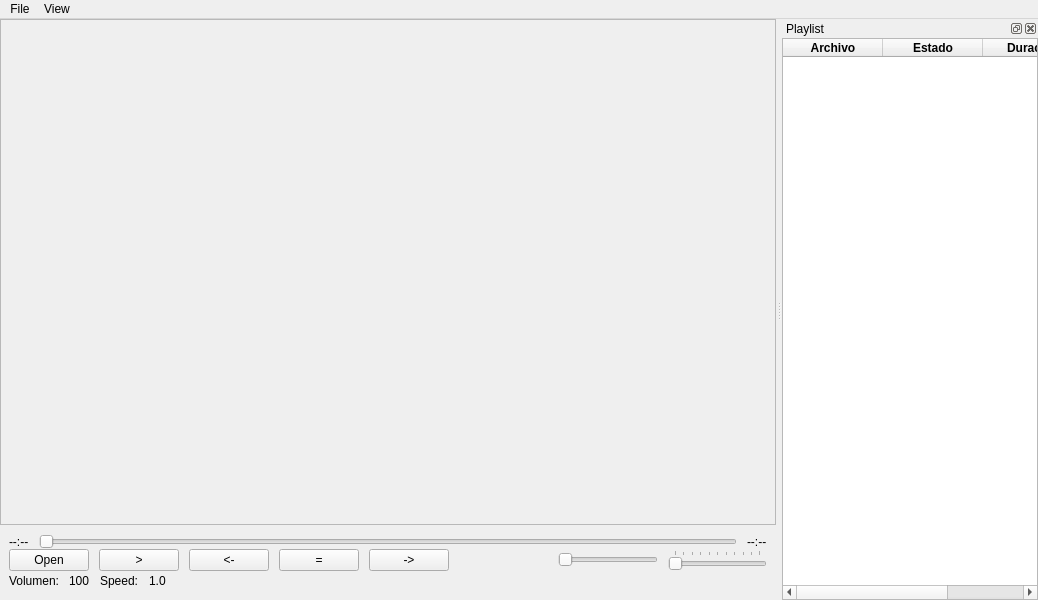
<?xml version="1.0" encoding="UTF-8"?>
<ui version="4.0">
 <class>MainWindow</class>
 <widget class="QMainWindow" name="MainWindow">
  <property name="geometry">
   <rect>
    <x>0</x>
    <y>0</y>
    <width>1038</width>
    <height>600</height>
   </rect>
  </property>
  <property name="windowTitle">
   <string>MainWindow</string>
  </property>
  <widget class="QWidget" name="centralwidget">
   <layout class="QVBoxLayout" name="verticalLayout">
    <property name="spacing">
     <number>0</number>
    </property>
    <property name="leftMargin">
     <number>0</number>
    </property>
    <property name="topMargin">
     <number>0</number>
    </property>
    <property name="rightMargin">
     <number>0</number>
    </property>
    <property name="bottomMargin">
     <number>0</number>
    </property>
    <item>
     <widget class="QWidget" name="widgetVideo" native="true">
      <property name="sizePolicy">
       <sizepolicy hsizetype="Preferred" vsizetype="MinimumExpanding">
        <horstretch>0</horstretch>
        <verstretch>0</verstretch>
       </sizepolicy>
      </property>
      <layout class="QHBoxLayout" name="horizontalLayout_4">
       <property name="spacing">
        <number>0</number>
       </property>
       <property name="leftMargin">
        <number>0</number>
       </property>
       <property name="topMargin">
        <number>0</number>
       </property>
       <property name="rightMargin">
        <number>0</number>
       </property>
       <property name="bottomMargin">
        <number>0</number>
       </property>
       <item>
        <widget class="QFrame2" name="videoFrame">
         <property name="frameShape">
          <enum>QFrame::StyledPanel</enum>
         </property>
         <property name="frameShadow">
          <enum>QFrame::Raised</enum>
         </property>
        </widget>
       </item>
      </layout>
     </widget>
    </item>
    <item>
     <layout class="QVBoxLayout" name="controlsLayout">
      <property name="leftMargin">
       <number>9</number>
      </property>
      <property name="topMargin">
       <number>9</number>
      </property>
      <property name="rightMargin">
       <number>9</number>
      </property>
      <property name="bottomMargin">
       <number>9</number>
      </property>
      <item>
       <layout class="QHBoxLayout" name="horizontalLayout_2">
        <property name="spacing">
         <number>10</number>
        </property>
        <item>
         <widget class="QLabel" name="startDurationLabel">
          <property name="text">
           <string>--:--</string>
          </property>
         </widget>
        </item>
        <item>
         <widget class="QSlider" name="positionSlider">
          <property name="orientation">
           <enum>Qt::Horizontal</enum>
          </property>
         </widget>
        </item>
        <item>
         <widget class="QLabel" name="endDurationLabel">
          <property name="text">
           <string>--:--</string>
          </property>
         </widget>
        </item>
       </layout>
      </item>
      <item>
       <layout class="QHBoxLayout" name="horizontalLayout">
        <property name="spacing">
         <number>10</number>
        </property>
        <item>
         <widget class="QPushButton" name="openButton">
          <property name="text">
           <string>Open</string>
          </property>
         </widget>
        </item>
        <item>
         <widget class="QPushButton" name="playButton">
          <property name="text">
           <string>&gt;</string>
          </property>
          <property name="iconSize">
           <size>
            <width>16</width>
            <height>16</height>
           </size>
          </property>
          <property name="autoDefault">
           <bool>false</bool>
          </property>
          <property name="flat">
           <bool>false</bool>
          </property>
         </widget>
        </item>
        <item>
         <widget class="QPushButton" name="pushButton_4">
          <property name="text">
           <string>&lt;-</string>
          </property>
         </widget>
        </item>
        <item>
         <widget class="QPushButton" name="pushButton">
          <property name="text">
           <string>=</string>
          </property>
         </widget>
        </item>
        <item>
         <widget class="QPushButton" name="pushButton_3">
          <property name="text">
           <string>-&gt;</string>
          </property>
         </widget>
        </item>
        <item>
         <spacer name="horizontalSpacer">
          <property name="orientation">
           <enum>Qt::Horizontal</enum>
          </property>
          <property name="sizeHint" stdset="0">
           <size>
            <width>40</width>
            <height>20</height>
           </size>
          </property>
         </spacer>
        </item>
        <item>
         <widget class="QSlider" name="volumeSlider">
          <property name="orientation">
           <enum>Qt::Horizontal</enum>
          </property>
         </widget>
        </item>
        <item>
         <widget class="QSlider" name="rateSlider">
          <property name="orientation">
           <enum>Qt::Horizontal</enum>
          </property>
          <property name="tickPosition">
           <enum>QSlider::TicksAbove</enum>
          </property>
         </widget>
        </item>
       </layout>
      </item>
      <item>
       <layout class="QHBoxLayout" name="horizontalLayout_6">
        <property name="spacing">
         <number>10</number>
        </property>
        <item>
         <widget class="QLabel" name="label_4">
          <property name="text">
           <string>Volumen:</string>
          </property>
         </widget>
        </item>
        <item>
         <widget class="QLabel" name="volumeLabel">
          <property name="text">
           <string>100</string>
          </property>
         </widget>
        </item>
        <item>
         <widget class="QLabel" name="label_2">
          <property name="text">
           <string>Speed:</string>
          </property>
         </widget>
        </item>
        <item>
         <widget class="QLabel" name="rateLabel">
          <property name="text">
           <string>1.0</string>
          </property>
         </widget>
        </item>
        <item>
         <spacer name="horizontalSpacer_2">
          <property name="orientation">
           <enum>Qt::Horizontal</enum>
          </property>
          <property name="sizeHint" stdset="0">
           <size>
            <width>40</width>
            <height>20</height>
           </size>
          </property>
         </spacer>
        </item>
       </layout>
      </item>
     </layout>
    </item>
   </layout>
  </widget>
  <widget class="QMenuBar" name="menuBar">
   <property name="geometry">
    <rect>
     <x>0</x>
     <y>0</y>
     <width>1038</width>
     <height>21</height>
    </rect>
   </property>
   <widget class="QMenu" name="menuFile">
    <property name="title">
     <string>File</string>
    </property>
    <addaction name="actionOpen_Folder"/>
    <addaction name="separator"/>
    <addaction name="actionExit"/>
   </widget>
   <widget class="QMenu" name="menuView">
    <property name="title">
     <string>View</string>
    </property>
    <addaction name="actionPlaylist"/>
    <addaction name="actionControls"/>
   </widget>
   <addaction name="menuFile"/>
   <addaction name="menuView"/>
  </widget>
  <widget class="QDockWidget" name="dockWidget_3">
   <property name="features">
    <set>QDockWidget::AllDockWidgetFeatures</set>
   </property>
   <property name="allowedAreas">
    <set>Qt::LeftDockWidgetArea|Qt::RightDockWidgetArea</set>
   </property>
   <property name="windowTitle">
    <string>Playlist</string>
   </property>
   <attribute name="dockWidgetArea">
    <number>2</number>
   </attribute>
   <widget class="QWidget" name="dockWidgetContents_3">
    <layout class="QHBoxLayout" name="horizontalLayout_3">
     <property name="spacing">
      <number>0</number>
     </property>
     <property name="leftMargin">
      <number>0</number>
     </property>
     <property name="topMargin">
      <number>0</number>
     </property>
     <property name="rightMargin">
      <number>0</number>
     </property>
     <property name="bottomMargin">
      <number>0</number>
     </property>
     <item>
      <widget class="QTableWidget" name="playlistTableWidget">
       <property name="editTriggers">
        <set>QAbstractItemView::NoEditTriggers</set>
       </property>
       <property name="selectionBehavior">
        <enum>QAbstractItemView::SelectRows</enum>
       </property>
       <property name="showGrid">
        <bool>false</bool>
       </property>
       <property name="sortingEnabled">
        <bool>true</bool>
       </property>
       <attribute name="verticalHeaderVisible">
        <bool>false</bool>
       </attribute>
       <column>
        <property name="text">
         <string>Archivo</string>
        </property>
        <property name="font">
         <font>
          <weight>75</weight>
          <bold>true</bold>
         </font>
        </property>
       </column>
       <column>
        <property name="text">
         <string>Estado</string>
        </property>
        <property name="font">
         <font>
          <weight>75</weight>
          <bold>true</bold>
         </font>
        </property>
       </column>
       <column>
        <property name="text">
         <string>Duración</string>
        </property>
        <property name="font">
         <font>
          <weight>75</weight>
          <bold>true</bold>
         </font>
        </property>
       </column>
      </widget>
     </item>
    </layout>
   </widget>
  </widget>
  <action name="actionOpen_Folder">
   <property name="text">
    <string>Open Folder</string>
   </property>
  </action>
  <action name="actionPlaylist">
   <property name="text">
    <string>Playlist</string>
   </property>
  </action>
  <action name="actionExit">
   <property name="text">
    <string>Exit</string>
   </property>
  </action>
  <action name="actionControls">
   <property name="text">
    <string>Controls</string>
   </property>
  </action>
 </widget>
 <customwidgets>
  <customwidget>
   <class>QFrame2</class>
   <extends>QFrame</extends>
   <header>modules.QFrame2</header>
   <container>1</container>
  </customwidget>
 </customwidgets>
 <resources/>
 <connections/>
</ui>
